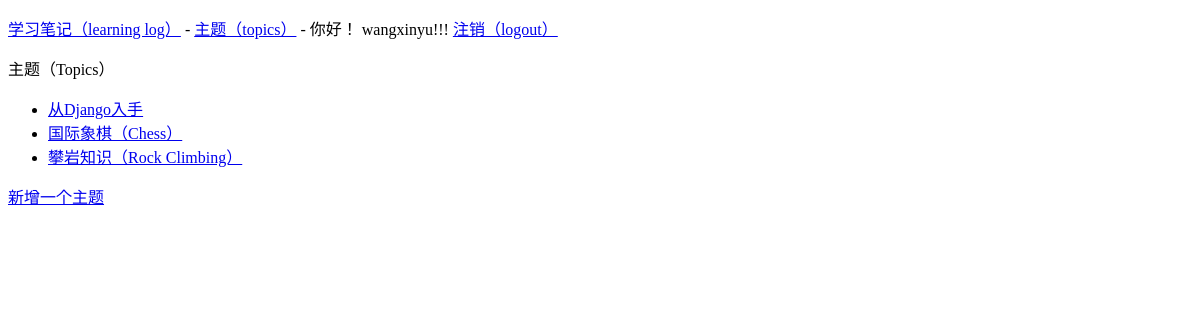
The app's page /topics/ (signed in), older data.
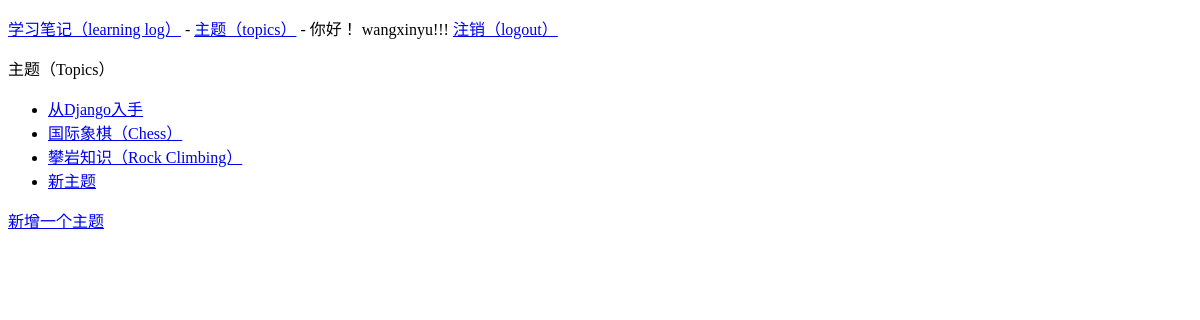
The same page, newer data.
### learning_logs/models.py (models this page shows)
class Topic(models.Model):
    text = models.CharField(max_length=200)
    date_added = models.DateTimeField(auto_now_add=True)
    owner = models.ForeignKey(User, on_delete=models.CASCADE)
    def __str__(self):
        return self.text

### learning_logs/views.py (the view)
# urls.py: path('topics/', views.topics, name='topics'),
@login_required
def topics(request):
    topics = Topic.objects.filter(owner=request.user).order_by('date_added')
    context = {'topics': topics}
    return render(request, 'learning_logs/topics.html', context)

### learning_logs/templates/learning_logs/topics.html (shortened to what this page needs)
<!DOCTYPE html>
<html lang="en">
<head>
</head>
<body>
    {% extends "learning_logs/base.html" %}
    {% block content %}
    <p>主题（Topics）</p>
    <ul>
        {% for topic in topics %}
            <li>
                <a href="{% url 'learning_logs:topic' topic.id %}">{{ topic }}</a>
            </li>
        {% empty %}
            <li>还没有主题被添加</li>
        {% endfor %}
    </ul>
    <a href="{% url 'learning_logs:new_topic' %}">新增一个主题</a>
    {% endblock content %}

Row changes from the older to the newer data that the page shows:
added Topic: text "新主题"
